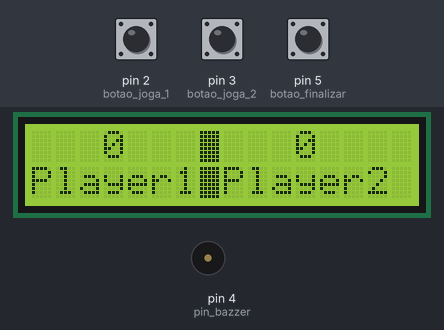
The sketch below on a simulated Arduino Leonardo, built with avr-gcc and run on an emulated ATmega32U4. On the bench: 16×2 character LCD, buzzer (waves = sounding). Inputs (shaded band) come from the test bench; at power-on: pin 2 (botao_joga_1) HIGH, pin 5 (botao_finalizar) HIGH, pin 3 (botao_joga_2) HIGH.

Above: at 1.27 s.
1.3 s: pin 2 (botao_joga_1) pulled LOW for 0.15 s
At 1.72 s:
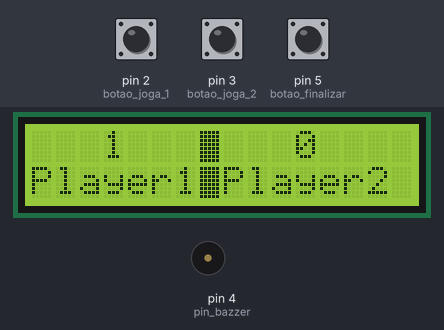
3.7 s: pin 5 (botao_finalizar) pulled LOW for 0.15 s
At 8.9 s:
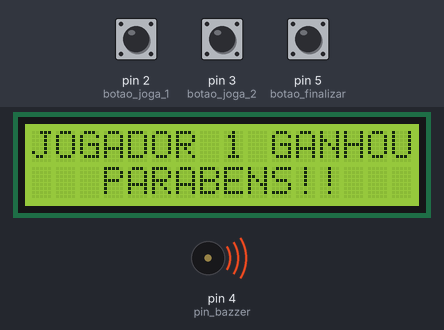
At 13.28 s:
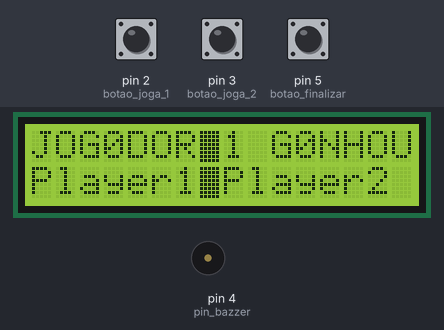
Timing chart, 0 to 14.7 s (numbered marks = the images above; inputs shaded):
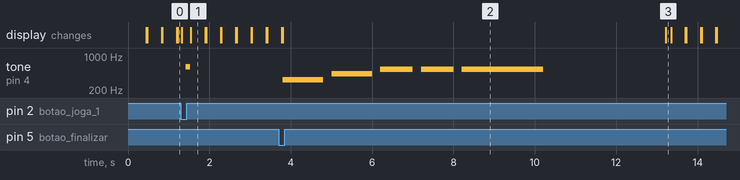

Measured:
- after the input at 1.3 s, tone on pin 4 (pin_bazzer): silent → 600 Hz after 0.12 s, → silent 0.10 s later
- after the input at 3.7 s, tone on pin 4 (pin_bazzer): plays 323 Hz for 1.0 s, 432 Hz for 1.0 s, 532 Hz for 0.80 s, 532 Hz for 0.80 s, 532 Hz for 2.0 s, starting after 0.10 s; the display: first differs from a run without the input after 0.10 s (image 2)

The sketch:

placar_de_pontuacaes.ino
```cpp
/* placar de pontuações.32º projeto.linguagem utilizada c++

  criado por: Leonardo de Oliveira Prado
  Instagram: arduino2.0tecnologico

  Data de inicio do projeto 10/10/2023
  Data de término do projeto 10/10/2023

*/
//****************inclusão das bibliotecas
#include <LiquidCrystal_I2C.h>
#include <Wire.h>
//****************inclusão das variáveis
int jogador_1=0;
int jogador_2=0;

int fin_de_jogo=0;
//****************definições
#define botao_joga_1 2
#define botao_joga_2 3
#define pin_bazzer 4
#define botao_finalizar 5

#define endereco 0x27
#define colunas 16
#define linhas 2
//****************instanciação do objeto
LiquidCrystal_I2C lcd (endereco,colunas,linhas);
//****************inclusão do arreio
byte coluna [8]={
B11111,
B11111,
B11111,
B11111,
B11111,
B11111,
B11111,
B11111,
};
//*****************************************************void setup**********************************************************************************
void setup(){
//****************pin mode
  pinMode(botao_joga_1, INPUT_PULLUP);
  pinMode(botao_joga_2, INPUT_PULLUP);
  pinMode(botao_finalizar, INPUT_PULLUP);
  pinMode(pin_bazzer, OUTPUT);
//****************iniciando comunicação com lcd
  lcd.init();
  lcd.backlight();
  lcd.clear();
//****************arreio  de pixels lcd
  lcd.createChar(1, coluna);
}
//*****************************************************void loop**********************************************************************************
void loop(){
//****************ao clicar no botão faz a comparação quem ganhou
   if (digitalRead(botao_finalizar)==LOW){
    if (jogador_1 > jogador_2){//se o jogador um tiver mais pontos que o jogador 2 jogador 1 ganha
    lcd.clear();
    lcd.setCursor(0,0);
    lcd.print("JOGADOR 1 GANHOU");
    lcd.setCursor(3,1);
    lcd.print("PARABENS!!");
//****************música de vitória
    tone(pin_bazzer, 323, 1000);
    delay(1000);
    noTone(pin_bazzer);
    delay(200);
    tone(pin_bazzer, 432, 1000);
    delay(1000);
    noTone(pin_bazzer);
    delay(200);
    tone(pin_bazzer,532, 1000);
    delay(800);
    noTone(pin_bazzer);
    delay(200);
    tone(pin_bazzer,532, 1000);
    delay(800);
    noTone(pin_bazzer);
    delay(200);
    tone(pin_bazzer,532, 2000);
    delay(2000);
    noTone(pin_bazzer);
    delay(3000);
    jogador_1=0;//zera as  variáveis
    jogador_2=0;
   }

   if (jogador_1 < jogador_2){//se o jogador 2 tiver mais pontos que o jogador 1 jogador 2 ganha
    lcd.clear();
    lcd.setCursor(0,0);
    lcd.print("JOGADOR 2 GANHOU");
    lcd.setCursor(3,1);
    lcd.print("PARABENS!!");
//****************música de vitória
    tone(pin_bazzer, 323, 1000);
    delay(1000);
    noTone(pin_bazzer);
    delay(200);
    tone(pin_bazzer, 432, 1000);
    delay(1000);
    noTone(pin_bazzer);
    delay(200);
    tone(pin_bazzer,532, 1000);
    delay(800);
    noTone(pin_bazzer);
    delay(200);
    tone(pin_bazzer,532, 1000);
    delay(800);
    noTone(pin_bazzer);
    delay(200);
    tone(pin_bazzer,532, 2000);
    delay(2000);
    noTone(pin_bazzer);
    delay(3000);
    jogador_1=0;//zera as  variáveis
    jogador_2=0;
   }
  }else{//se nenhum botão for apertado (botao_finalizar) coloca no placar os pontos
  lcd.setCursor(0,1);
   lcd.print("Player1");
   lcd.setCursor(3,0);
   lcd.print(jogador_1);

   lcd.setCursor(8,1);
   lcd.print("Player2");
   lcd.setCursor(11,0);
   lcd.print(jogador_2);

   lcd.setCursor(7,0);
   lcd.write(1);
   lcd.setCursor(7,1);
   lcd.write(1);

   delay(100);
   lcd.clear();

  if (digitalRead(botao_joga_1)==LOW){//se o botão for apertado adicione os pontos do jogador 1
    jogador_1++;
    delay(100);
    tone(pin_bazzer,600,100);
    delay(100);
   noTone(pin_bazzer);
  }
  if (digitalRead(botao_joga_2)==LOW){//se o botão for apertado adicione os pontos do jogador 2
    jogador_2++;
    delay(100);
    tone(pin_bazzer,500,100);
    delay(100);
   noTone(pin_bazzer);
  }
  }
}
```
